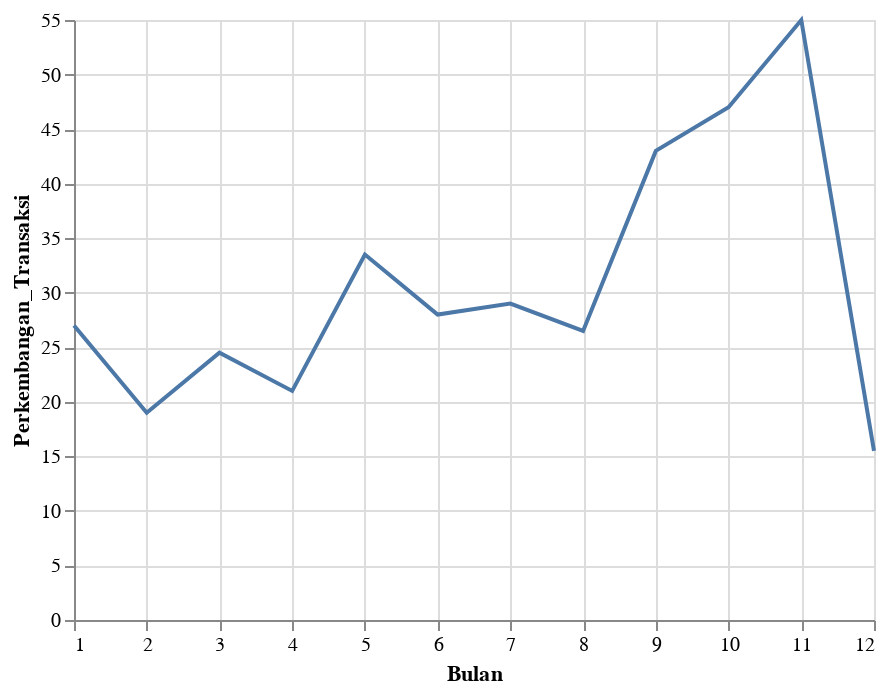

The notebook cell saved with this chart:
### Code cell
import altair as alt

alt.Chart(transaksi_tinggi).mark_line().encode(
    x="Bulan:Q", y="Perkembangan_Transaksi:Q",
)

### Figure 1 — Vega-Lite specification as saved in the notebook (floating-point values rounded to 4 significant figures)
{"config": {"view": {"continuousWidth": 400, "continuousHeight": 300}}, "data": {"name": "data-7c22d13203671b100aac2395b0ff77a9"}, "mark": "line", "encoding": {"x": {"type": "quantitative", "field": "Bulan"}, "y": {"type": "quantitative", "field": "Perkembangan_Transaksi"}}, "$schema": "https://vega.github.io/schema/vega-lite/v4.8.1.json", "datasets": {"data-7c22d13203671b100aac2395b0ff77a9": [{"Bulan": 1, "Perkembangan_Transaksi": 27.0}, {"Bulan": 2, "Perkembangan_Transaksi": 19.0}, {"Bulan": 3, "Perkembangan_Transaksi": 24.5}, {"Bulan": 4, "Perkembangan_Transaksi": 21.0}, {"Bulan": 5, "Perkembangan_Transaksi": 33.5}, {"Bulan": 6, "Perkembangan_Transaksi": 28.0}, {"Bulan": 7, "Perkembangan_Transaksi": 29.0}, {"Bulan": 8, "Perkembangan_Transaksi": 26.5}, {"Bulan": 9, "Perkembangan_Transaksi": 43.0}, {"Bulan": 10, "Perkembangan_Transaksi": 47.0}, {"Bulan": 11, "Perkembangan_Transaksi": 55.0}, {"Bulan": 12, "Perkembangan_Transaksi": 15.5}]}}
